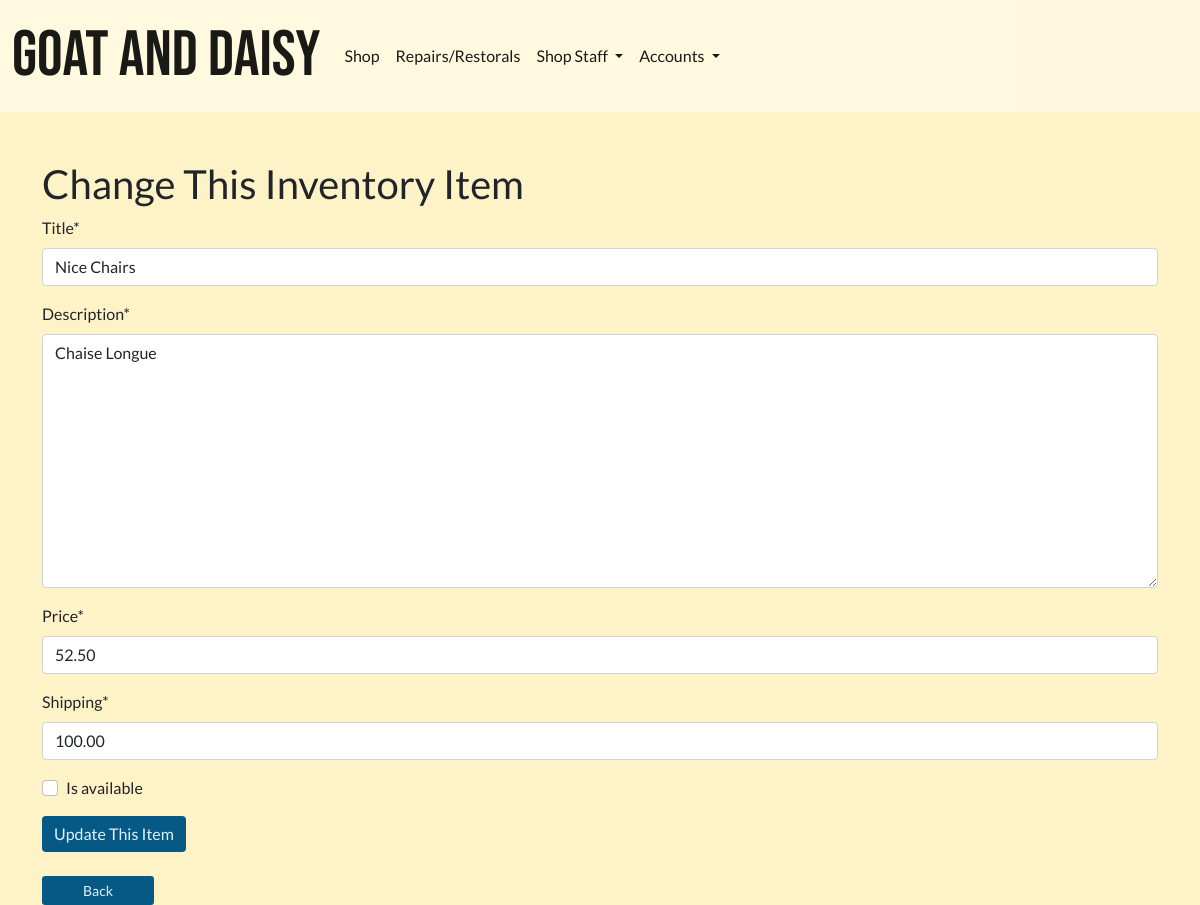
The app's page /shop/staff-manage-items/1/ (signed in), older data.
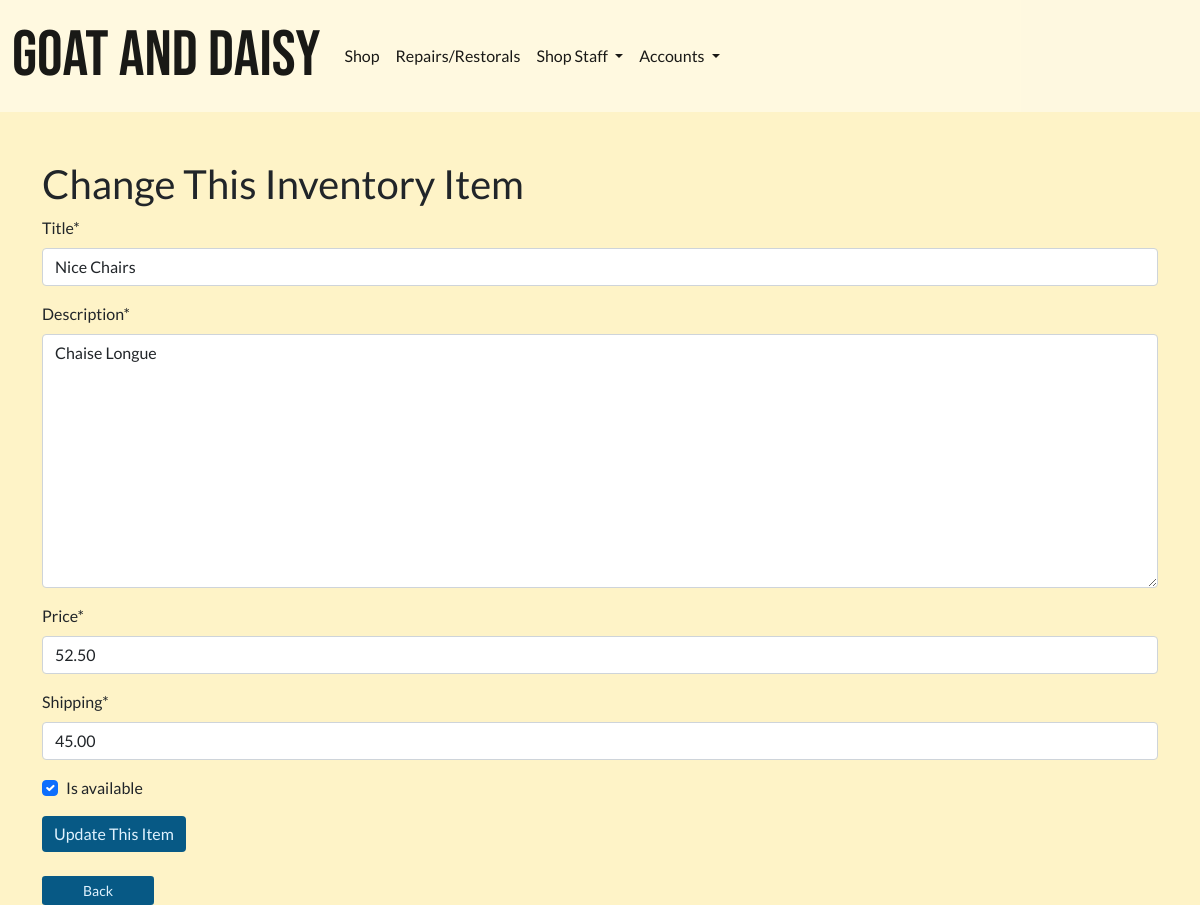
The same page, newer data.
### shop/models.py (models this page shows, shortened)
class ShopItems(models.Model):
    title = models.CharField(max_length=255)
    description = models.TextField()
    price = models.DecimalField(decimal_places=2, max_digits=12)
    shipping = models.DecimalField(decimal_places=2, max_digits=12, default=0)
    is_available = models.BooleanField(default=True)
    class Meta:
        verbose_name_plural = "Shop Items"

### shop/views.py (the view)
class StaffUpdateItem(GroupRequiredMixin, UpdateView):
    group_required = ['Shop Staff']
    model = ShopItems
    form_class = StaffCreateItemForm
    template_name = 'shop/staff_update_item.html'
    success_url = reverse_lazy('staff_manage_items')

### shop/forms.py
class StaffCreateItemForm(ModelForm):
    class Meta:
        model = ShopItems
        fields = ['title', 'description', 'price', 'shipping', 'is_available']

### invoices/contexts.py (called while the page is built, shortened)
def shopping_cart(request):
    template_cart = []
    products_count = 0
    order_amount = 0
    shipping = 0
    cart = request.session.get('cart', {})
    for item in enumerate(template_cart):
        products_count += 1
    order_total = order_amount + shipping
    stripe_total = round(order_total * 100)
    context = {
        'template_cart': template_cart,
        'products_count': products_count,
        'order_amount': order_amount,
        'shipping': shipping,
        'order_total': order_total,
        'stripe_total': stripe_total,
    }
    return context

### profiles/templatetags/user_in_group_tag.py (called while the page is built)
@register.filter(name='has_group')
def has_group(user, group_name):
    try:
        group = Group.objects.get(name=group_name)
    except Group.DoesNotExist:
        return False
    return group in user.groups.all()

### shop/templates/shop/staff_update_item.html (shortened to what this page needs)
{% extends 'base.html' %}
{% load crispy_forms_tags %}
{% load static %}
{% block extra_css %}
<link rel="stylesheet" href="{% static 'css/home_bg_image_trans.css' %}">
{% endblock %}
{% block content %}
<h1>Change This Inventory Item</h1>
<form action="." method="POST">
    {{ form | crispy }}
    <input type="submit" class="btn btn-info" value="Update This Item">
</form>
<br>
<small><input class="btn btn-sm btn-info" type=button value="Back" onClick="javascript:history.go(-1);"></small>
{% endblock %}

Row changes from the older to the newer data that the page shows:
changed ShopItems "Nice Chairs": shipping "100.00" → "45.00"; is_available "☐" → "☑"
